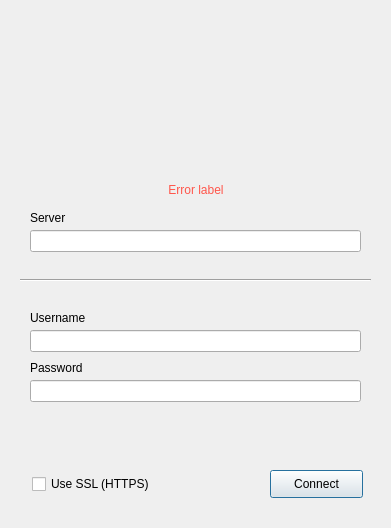
<?xml version="1.0" encoding="UTF-8"?>
<ui version="4.0">
 <class>LoginDialog</class>
 <widget class="QDialog" name="LoginDialog">
  <property name="geometry">
   <rect>
    <x>0</x>
    <y>0</y>
    <width>391</width>
    <height>528</height>
   </rect>
  </property>
  <property name="minimumSize">
   <size>
    <width>391</width>
    <height>528</height>
   </size>
  </property>
  <property name="maximumSize">
   <size>
    <width>391</width>
    <height>528</height>
   </size>
  </property>
  <property name="windowTitle">
   <string>Connection</string>
  </property>
  <widget class="QLabel" name="label">
   <property name="geometry">
    <rect>
     <x>20</x>
     <y>20</y>
     <width>351</width>
     <height>121</height>
    </rect>
   </property>
   <property name="styleSheet">
    <string notr="true">border-image: url(:/banner/pictures/banner.png) 0 0 0 0 stretch stretch;</string>
   </property>
   <property name="text">
    <string/>
   </property>
  </widget>
  <widget class="QLineEdit" name="server">
   <property name="geometry">
    <rect>
     <x>30</x>
     <y>230</y>
     <width>331</width>
     <height>22</height>
    </rect>
   </property>
  </widget>
  <widget class="QLineEdit" name="username">
   <property name="geometry">
    <rect>
     <x>30</x>
     <y>330</y>
     <width>331</width>
     <height>22</height>
    </rect>
   </property>
  </widget>
  <widget class="QLineEdit" name="password">
   <property name="geometry">
    <rect>
     <x>30</x>
     <y>380</y>
     <width>331</width>
     <height>22</height>
    </rect>
   </property>
   <property name="echoMode">
    <enum>QLineEdit::Password</enum>
   </property>
  </widget>
  <widget class="QLabel" name="label_2">
   <property name="geometry">
    <rect>
     <x>30</x>
     <y>210</y>
     <width>55</width>
     <height>16</height>
    </rect>
   </property>
   <property name="text">
    <string>Server</string>
   </property>
  </widget>
  <widget class="QLabel" name="label_3">
   <property name="geometry">
    <rect>
     <x>30</x>
     <y>310</y>
     <width>71</width>
     <height>16</height>
    </rect>
   </property>
   <property name="text">
    <string>Username</string>
   </property>
  </widget>
  <widget class="QLabel" name="label_4">
   <property name="geometry">
    <rect>
     <x>30</x>
     <y>360</y>
     <width>71</width>
     <height>16</height>
    </rect>
   </property>
   <property name="text">
    <string>Password</string>
   </property>
  </widget>
  <widget class="QPushButton" name="connectButton">
   <property name="geometry">
    <rect>
     <x>270</x>
     <y>470</y>
     <width>93</width>
     <height>28</height>
    </rect>
   </property>
   <property name="text">
    <string>Connect</string>
   </property>
  </widget>
  <widget class="QCheckBox" name="useSSL">
   <property name="geometry">
    <rect>
     <x>32</x>
     <y>474</y>
     <width>131</width>
     <height>20</height>
    </rect>
   </property>
   <property name="text">
    <string>Use SSL (HTTPS)</string>
   </property>
  </widget>
  <widget class="Line" name="line">
   <property name="geometry">
    <rect>
     <x>20</x>
     <y>270</y>
     <width>351</width>
     <height>20</height>
    </rect>
   </property>
   <property name="orientation">
    <enum>Qt::Horizontal</enum>
   </property>
  </widget>
  <widget class="QLabel" name="errorLabel">
   <property name="geometry">
    <rect>
     <x>11</x>
     <y>180</y>
     <width>370</width>
     <height>20</height>
    </rect>
   </property>
   <property name="styleSheet">
    <string notr="true">color: rgb(255, 86, 75);</string>
   </property>
   <property name="text">
    <string>Error label</string>
   </property>
   <property name="alignment">
    <set>Qt::AlignCenter</set>
   </property>
  </widget>
 </widget>
 <resources/>
 <connections/>
</ui>
